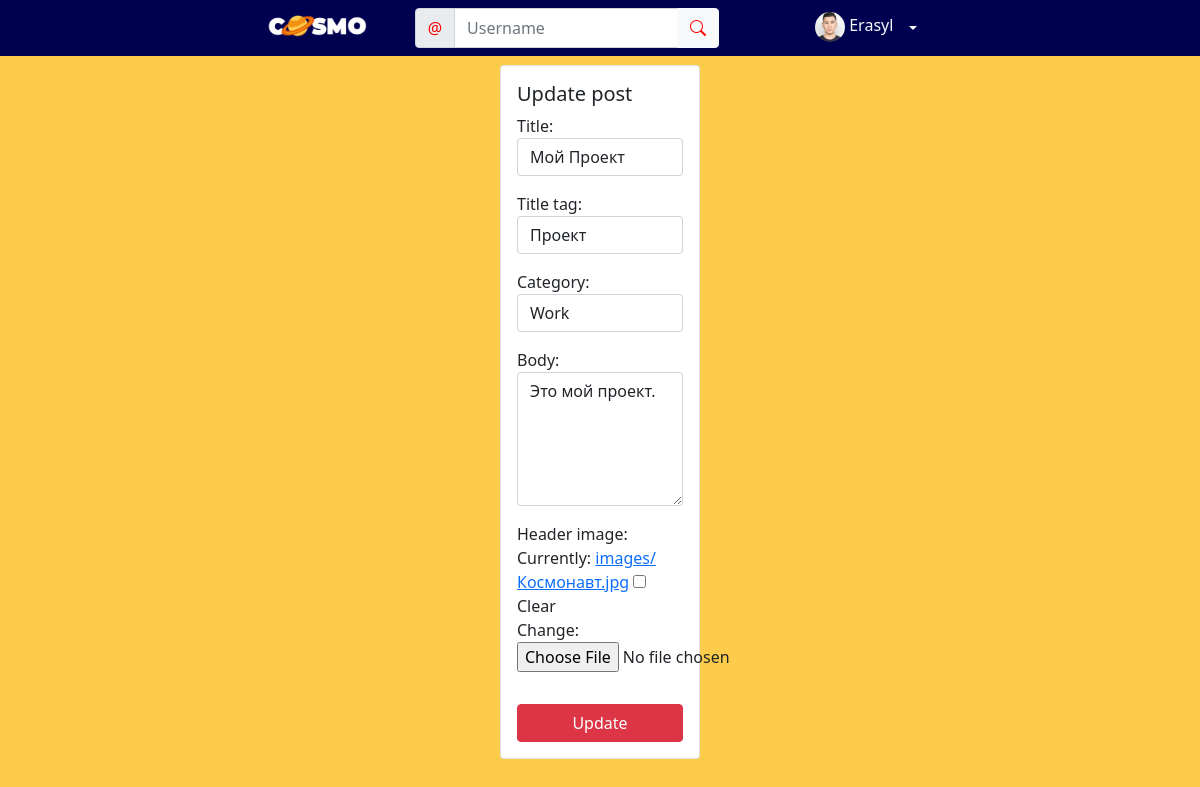
The app's page /article/edit/48 (signed in) with its own data.
### mysite/apps/polls/models.py (models this page shows, shortened)
class Profile(models.Model):
    user = models.OneToOneField(User, null=True, on_delete=models.CASCADE)
    bio = models.TextField(max_length=40)
    profile_pic = models.ImageField(null=True, blank=True, upload_to='images/profile/')
    website_url = models.CharField(max_length=255, null=True, blank=True)
    facebook_url = models.CharField(max_length=255, null=True, blank=True)
    instagram_url = models.CharField(max_length=255, null=True, blank=True)
    twitter_url = models.CharField(max_length=255, null=True, blank=True)
    pinterest_url = models.CharField(max_length=255, null=True, blank=True)
    phone = models.IntegerField(blank=True, null=True)
    email = models.EmailField(max_length=255, null=True)

class Post(models.Model):
    title = models.CharField(max_length=255)
    header_image = models.ImageField(null=True, blank=True, upload_to='images/')
    title_tag = models.CharField(max_length=255) #default="FlyChat"
    author = models.ForeignKey(User, on_delete=models.CASCADE)
    body = models.TextField()
    post_date = models.DateField(auto_now_add=True)
    category = models.CharField(max_length=255, default='coding')
    likes = models.ManyToManyField(User, related_name='blog_posts')

### mysite/apps/polls/views.py (the view)
# urls.py: path('article/edit/<int:pk>', UpdatePostView.as_view(), name='update_post'),
class UpdatePostView(UpdateView):
    model = Post
    form_class = EditForm
    template_name = 'polls/update_post.html'
    def get_context_data(self, *args, **kwargs):
        cat_menu = Category.objects.all()
        context = super(UpdatePostView, self).get_context_data(*args, **kwargs)
        context['cat_menu'] = cat_menu
        return context

### mysite/apps/polls/forms.py
class EditForm(forms.ModelForm):
    class Meta:
        model = Post
        fields = ('title', 'title_tag', 'category', 'body', 'header_image')
        widgets = {
            'title': forms.TextInput(attrs={'class': 'form-control'}),
            'title_tag': forms.TextInput(attrs={'class': 'form-control'}),
            'category': forms.Select(choices=choices, attrs={'class': 'form-control'}),
            'body': forms.Textarea(attrs={'class': 'form-control', 'rows':5}),
        }

### mysite/apps/polls/templates/polls/update_post.html (shortened to what this page needs)
{% extends 'polls/base.html' %}
{% load static %}
{% block content %}
{% if user.is_authenticated %}
    {% if user.id == post.author.id %}
        <div class="delete-page card" style="max-width: 540px; margin: 35px 500px 0 500px;">
            <div class="row align-items-center g-0">
                <div class="card-body">
                    <h5 class="card-title">Update post</h5>
                    <div class="form-group">
                        <form method="POST">
                            {{ form.as_p }}
                            <div class="d-grid gap-2">
                                <button class="mt-3 btn btn-danger" type="submit">Update</button>
                            </div>
                        </form>
                    </div>
                </div>
            </div>
        </div>
    {% else %}
        You're not allowed here! (and you know it...)
    {% endif %}
{% else %}
You're not allowed here! (and you know it...)
{% endif %}
<br/><br/>
{% endblock %}

### mysite/apps/polls/templates/polls/base.html (shortened to what this page needs)
<!doctype html>
{% load static %}
<html lang="en">
  <head>
    <link rel="stylesheet" href="{% static 'polls/css/style.css' %}">
    <link href="https://cdn.jsdelivr.net/npm/bootstrap@5.1.3/dist/css/bootstrap.min.css" rel="stylesheet">
    <link rel="stylesheet" href="https://cdn.jsdelivr.net/npm/bootstrap-icons@1.8.1/font/bootstrap-icons.css">
  </head>
  <body>
    <nav class="py-2 fixed-top">
      <ul class="nav justify-content-center">
        <li class="nav-item me-5 my-1">
          <a class="link-light text-decoration-none" href="{% url 'home' %}">
            <img src="{% static 'polls/images/cosmo1.png' %}"s class="img-fluid" alt="..." width="100px" height="50px">
          </a>
        </li>
        <li class="nav-item">
          <ul class="nav">
            {% if user.is_authenticated %}
              <form class="d-flex d-flex-start" method="GET" action="{% url 'profile-search' %}">
              <div class="input-group">
                <span class="input-group-text" id="basic-addon1" style="color: red;">@</span>
                <input type="text" class="form-control" style="width:224px; height:40px;" placeholder="Username" aria-label="Username" aria-describedby="basic-addon1" name="query" value="{{ request.GET.query }}">
                <button class="btn btn-light input-group-text" type="submit"> <i class="bi bi-search" style="color:red;"></i> </button>
              </div>
            </form>
            {% endif %}
          </ul>
        </li>
        <li class="nav-item my-1 ps-5 ms-5">
          {% if user.is_authenticated %}
                {% if user.profile.profile_pic %}
                  <a class="link-light text-decoration-none" href="{% url 'show_profile_page' user.profile.id %}"><img src="{{ user.profile.profile_pic.url }}" class="img-fluid rounded-circle" alt="..." width="30px" height="30px">
                  {{ user.first_name }}</a>
                {% else %}
                  <img src="{{ 'static/polls/images/default_profile_pic.png' }}" class="img-fluid rounded-circle" alt="..." width="30px" height="30px">
                {% endif %}
          {% endif %}
        </li>
        <li class="nav-item">
          {% if user.is_authenticated %}
            <ul class="nav">
              <li class="nav-item dropdown">
                <a class="nav-link link-light dropdown-toggle" href="#" id="navbarDropdown" role="button" data-bs-toggle="dropdown" aria-expanded="false"></a>
              </li>
            </ul>
          {% endif %}
        </li>
      </ul>
    </nav>
    <div class="container1" style="margin: 0; margin-top: 30px;">
      {% block content %}
      {% endblock %}
    </div>
  </body>
</html>

### static/polls/css/style.css (style rules this page uses)
body { margin: 0; padding: 0; }
nav { background-color: #000051; }
.container1 { background-color: #FDCC4B; background-repeat: no-repeat; background-position: center; position: absolute; width: 100%; }

### mysite/apps/polls/templates/polls/base.html (style rules this page uses)
body { background-color: #FDCC4B; }

### records on screen
Post: title "Мой Проект", title_tag "Проект", category "Work", body "Это мой проект."

### other values on screen
{{ user.first_name }} "Erasyl"
